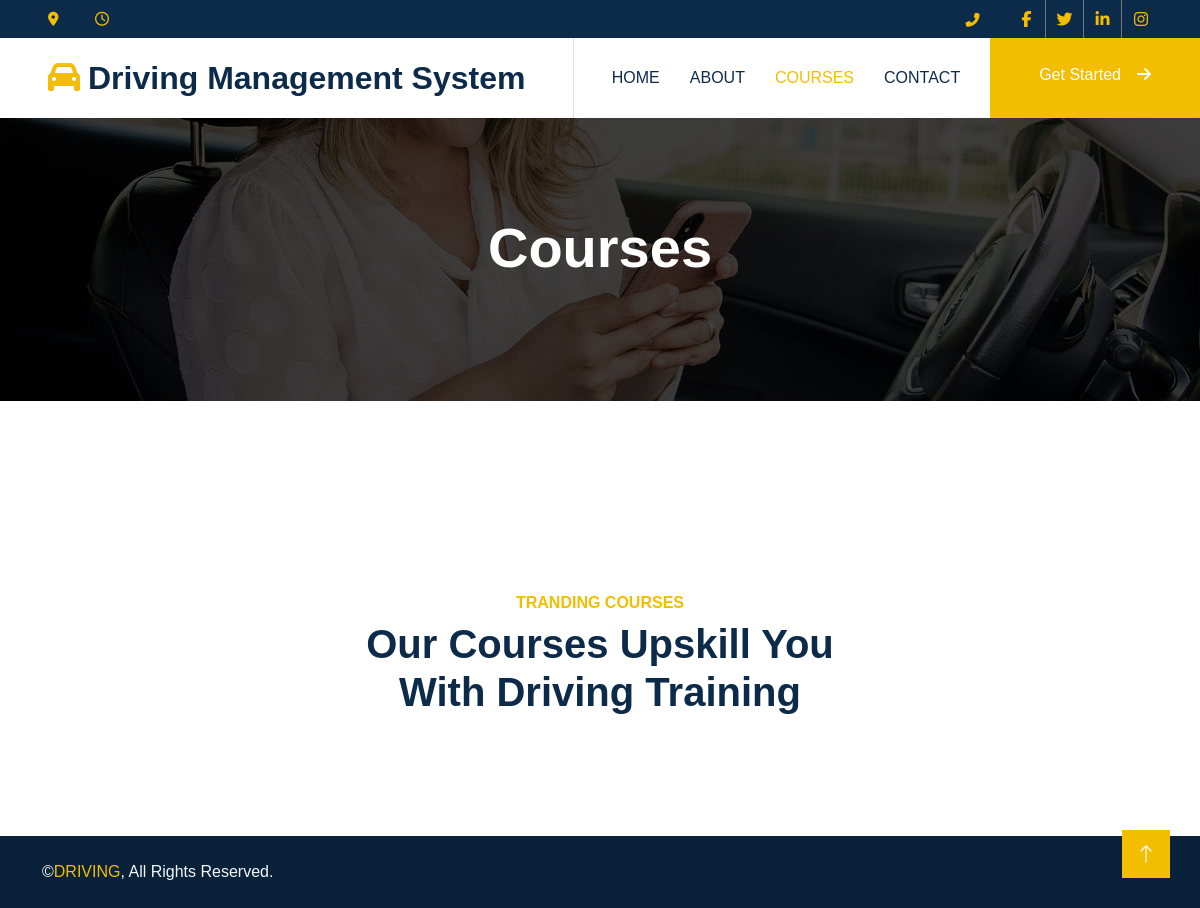
The page /course on the database as committed earlier.
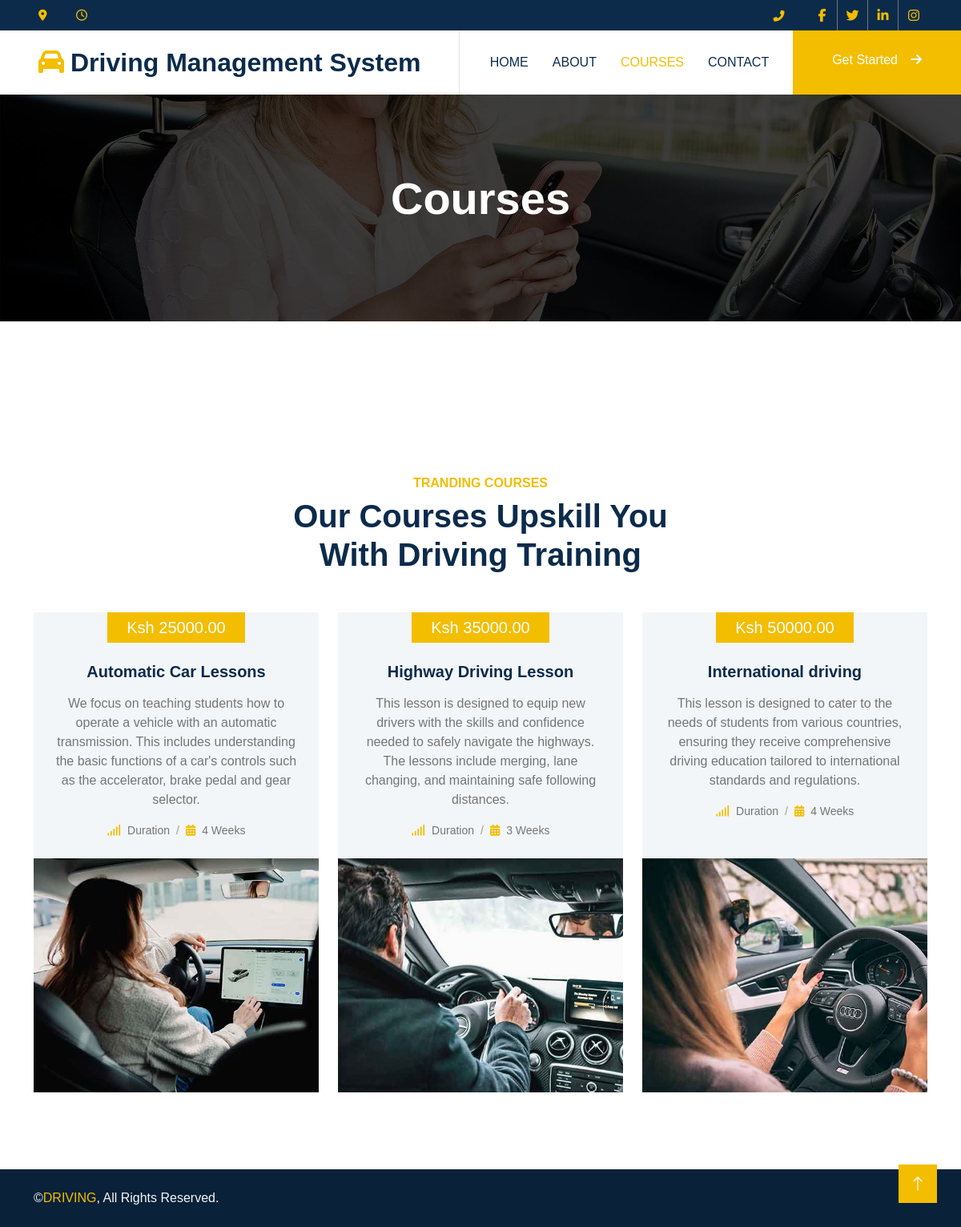
The same page on the database as committed later.
### driving_app/models.py (models this page shows, shortened)
class Course(models.Model):
    name = models.CharField(max_length=150)
    price = models.DecimalField(max_digits=9, decimal_places=2)
    description = models.TextField()
    image = models.ImageField(null=True)
    duration = models.IntegerField(null=True)

### driving_app/views.py (the view)
# urls.py: path('course', CourseView.as_view(), name='course'),
class CourseView(View):
    def get(self, request):
        course_obj = Course.objects.all()
        context = {
            'course_obj': course_obj
        }
        return render(request, 'courses.html', context)

### templates/courses.html (shortened to what this page needs)
{% load static %}
<!DOCTYPE html>
<html lang="en">
<head>
    <link href="{% static 'https://cdnjs.cloudflare.com/ajax/libs/font-awesome/5.10.0/css/all.min.css' %}" rel="stylesheet">
    <link href="{% static 'https://cdn.jsdelivr.net/npm/bootstrap-icons@1.4.1/font/bootstrap-icons.css' %}" rel="stylesheet">
    <link href="{% static 'lib/animate/animate.min.css' %}" rel="stylesheet">
    <link href="{% static 'lib/owlcarousel/assets/owl.carousel.min.css' %}" rel="stylesheet">
    <link href="{% static 'css/bootstrap.min.css' %}" rel="stylesheet">
    <link href="{% static 'css/style.css' %}" rel="stylesheet">
</head>
<body>
    <div class="container-fluid bg-dark text-light p-0">
        <div class="row gx-0 d-none d-lg-flex">
            <div class="col-lg-7 px-5 text-start">
                <div class="h-100 d-inline-flex align-items-center me-4">
                    <small class="fa fa-map-marker-alt text-primary me-2"></small>
                </div>
                <div class="h-100 d-inline-flex align-items-center">
                    <small class="far fa-clock text-primary me-2"></small>
                </div>
            </div>
            <div class="col-lg-5 px-5 text-end">
                <div class="h-100 d-inline-flex align-items-center me-4">
                    <small class="fa fa-phone-alt text-primary me-2"></small>
                </div>
                <div class="h-100 d-inline-flex align-items-center mx-n2">
                    <a class="btn btn-square btn-link rounded-0 border-0 border-end border-secondary" href=""><i class="fab fa-facebook-f"></i></a>
                    <a class="btn btn-square btn-link rounded-0 border-0 border-end border-secondary" href=""><i class="fab fa-twitter"></i></a>
                    <a class="btn btn-square btn-link rounded-0 border-0 border-end border-secondary" href=""><i class="fab fa-linkedin-in"></i></a>
                    <a class="btn btn-square btn-link rounded-0" href=""><i class="fab fa-instagram"></i></a>
                </div>
            </div>
        </div>
    </div>
    <nav class="navbar navbar-expand-lg bg-white navbar-light sticky-top p-0">
        <a href="index.html" class="navbar-brand d-flex align-items-center border-end px-4 px-lg-5">
            <h2 class="m-0"><i class="fa fa-car text-primary me-2"></i>Driving Management System</h2>
        </a>
        <div class="collapse navbar-collapse" id="navbarCollapse">
            <div class="navbar-nav ms-auto p-4 p-lg-0">
                <a href="{% url 'index' %}" class="nav-item nav-link">Home</a>
                <a href="{% url 'about_page' %}" class="nav-item nav-link">About</a>
                <a href="{% url 'course' %}" class="nav-item nav-link active">Courses</a>
                <a href="{% url 'contact' %}" class="nav-item nav-link">Contact</a>
            </div>
            <a href="" class="btn btn-primary py-4 px-lg-5 d-none d-lg-block">Get Started<i class="fa fa-arrow-right ms-3"></i></a>
        </div>
    </nav>
    <div class="container-fluid page-header py-6 my-6 mt-0 wow fadeIn" data-wow-delay="0.1s">
        <div class="container text-center">
            <h1 class="display-4 text-white animated slideInDown mb-4">Courses</h1>
        </div>
    </div>
    <div class="container-xxl py-6">
        <div class="container">
            <div class="text-center mx-auto mb-5 wow fadeInUp" data-wow-delay="0.1s" style="max-width: 500px;">
                <h6 class="text-primary text-uppercase mb-2">Tranding Courses</h6>
                <h1 class="display-6 mb-4">Our Courses Upskill You With Driving Training</h1>
            </div>
            <div class="row g-4 justify-content-center">
                {% for course in course_obj %}
                <div class="col-lg-4 col-md-6 wow fadeInUp" data-wow-delay="0.3s">
                    <div class="courses-item d-flex flex-column bg-light overflow-hidden h-100">
                        <div class="text-center p-4 pt-0">
                            <div class="d-inline-block bg-primary text-white fs-5 py-1 px-4 mb-4">Ksh {{course.price}}</div>
                            <h5 class="mb-3">{{course.name}}</h5>
                            <p>{{course.description}}</p>
                            <ol class="breadcrumb justify-content-center mb-0">
                                <li class="breadcrumb-item small"><i class="fa fa-signal text-primary me-2"></i>Duration</li>
                                <li class="breadcrumb-item small"><i class="fa fa-calendar-alt text-primary me-2"></i>{{course.duration}} Weeks</li>
                            </ol>
                        </div>
                        <div class="position-relative mt-auto">
                            <img class="img-fluid" src="{{course.image.url}}" alt="">
                        </div>
                    </div>
                </div>
                {% endfor %}
            </div>
        </div>
    </div>
    <div class="container-fluid copyright text-light py-4 wow fadeIn" data-wow-delay="0.1s">
        <div class="container">
            <div class="row">
                <div class="col-md-6 text-center text-md-start mb-3 mb-md-0">
                    &copy;<a href="#">DRIVING</a>, All Rights Reserved.
                </div>
                <div class="col-md-6 text-center text-md-end">
                </div>
            </div>
        </div>
    </div>
    <a href="#" class="btn btn-lg btn-primary btn-lg-square back-to-top"><i class="bi bi-arrow-up"></i></a>
</body>
</html>

### static/css/style.css (style rules this page uses)
:root { --primary: #F3BD00; --secondary: #757575; --light: #F3F6F8; --dark: #0C2B4B; }
.py-6 { padding-top: 6rem; padding-bottom: 6rem; }
.my-6 { margin-top: 6rem; margin-bottom: 6rem; }
.back-to-top { position: fixed; display: none; right: 30px; bottom: 30px; z-index: 99; }
.btn { font-weight: 500; transition: .5s; }
.btn.btn-primary, .btn.btn-outline-primary:hover { color: #FFFFFF; }
.btn-square { width: 38px; height: 38px; }
.btn-lg-square { width: 48px; height: 48px; }
.btn-square, .btn-sm-square, .btn-lg-square { padding: 0; display: flex; align-items: center; justify-content: center; font-weight: normal; }
.navbar.sticky-top { top: -100px; transition: .5s; }
.navbar .navbar-brand, .navbar a.btn { height: 80px }
.navbar .navbar-nav .nav-link { margin-right: 30px; padding: 25px 0; color: var(--dark); font-weight: 500; text-transform: uppercase; outline: none; }
.navbar .navbar-nav .nav-link:hover, .navbar .navbar-nav .nav-link.active { color: var(--primary); }
.page-header { background: linear-gradient(rgba(0, 0, 0, .75), rgba(0, 0, 0, .75)), url(../img/carousel-1.jpg) center center no-repeat; background-size: cover; }
.breadcrumb-item+.breadcrumb-item::before { color: #999999; }
.copyright { background: #092139; }
.copyright a { color: var(--primary); }

Rows that differ between the two databases and show on the page:
added Course: price "25000.00", name "Automatic Car Lessons", description "We focus on teaching students how to operate a vehicle with an automatic transmission. This includes understanding the basic functions of a car's controls such as the accelerator, brake pedal and gear selector.", duration "4", image (picture)
added Course: price "35000.00", name "Highway Driving Lesson", description "This lesson is designed to equip new drivers with the skills and confidence needed to safely navigate the highways. The lessons include merging, lane changing, and maintaining safe following distances.", duration "3", image (picture)
added Course: price "50000.00", name "International driving", description "This lesson is designed to cater to the needs of students from various countries, ensuring they receive comprehensive driving education tailored to international standards and regulations.", duration "4", image (picture)
